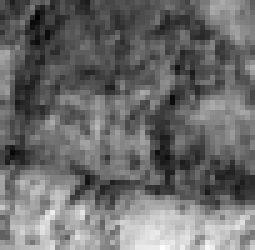
%> input picture image/bf_nir.tif, 51 x 50 px (shown 5 times larger); the run also reads 1 picture not shown here
$ octave image_vad.m   (GNU Octave 9; MATLAB toolbox functions it lacks are replaced by stand-ins)
%> lines starting %> are read from the running program, lines starting %| are printed output that depends on the picture
% read the sentinel-2 observations
im = imread('D:\doctor\paper3\data\image\bf_nir.tif');
%> im is the input picture: size 50x51 uint16; min 2510, max 5684, mean 3858.3
im = im(:,:,1);
im = double(im);
%> im: size 50x51 double
im1 = im*0.0001-0.1;
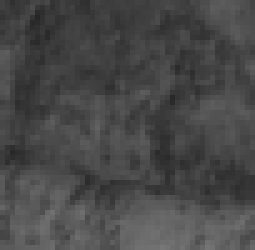
%> im1: size 50x51 double (shown 5 times larger); min 0.151, max 0.468, mean 0.286
a = im1(:);
%> a = 2550 values, max 0.468 at index 1650, min 0.151 at index 354, mean 0.286


% read the simulated images
im2 = imread('D:\doctor\paper3\data\image\bf_sim_nir.tif');
im2 = im2(:,:,1);
b2 = double(im2);
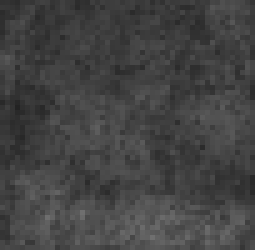
%> b2: size 50x51 double (shown 5 times larger); min 0.139, max 0.436, mean 0.265; mean of the top-left, top-right, bottom-left and bottom-right quarters 0.241, 0.254, 0.282, 0.284
b2 = b2(:);
%> b2 = 2550 values, max 0.436 at index 1548, min 0.139 at index 172, mean 0.265

% calculte the delta value

c = abs((a - b2) ./ a) * 100;
%> c = 2550 values, max 35.02 at index 2450, min 3.45e-05 at index 1511, mean 8.28

error = c;
%> error has the same summary as c
delta = mean(error(:));
%> delta = 8.28

% calculate the R2 and RMSE
r2 = corr(a, b2);
%> r2 = 0.817

rmse = sqrt(mean((a - b2).^2));
%> rmse = 0.0392
